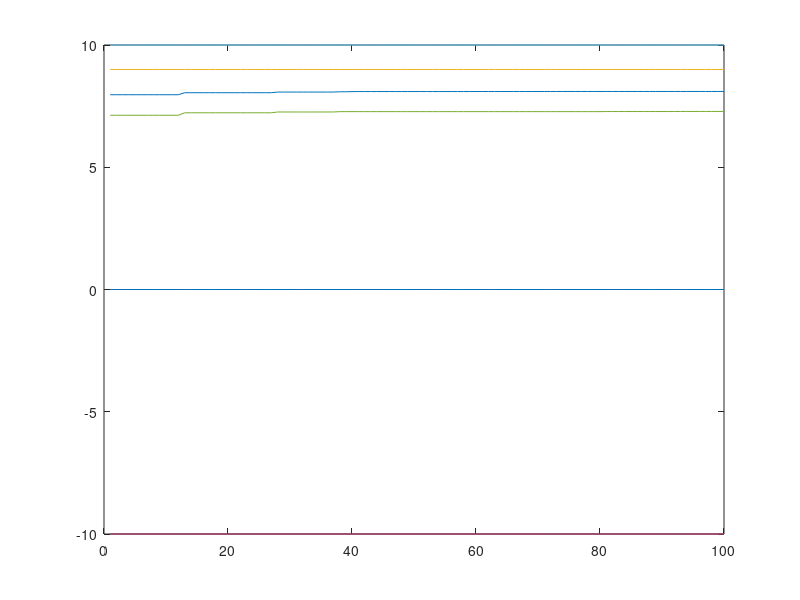

MATLAB code for this plot:
clear
close all
% clc

rng(4)

n = [ 0 2 2 2 1 1 ] ;
gam = 0.9 ;
a = 0.7 ;

N = sum(n) ;

q = randn(N,1) ;

%p = ones(N,1)/N ;
p = rand(N,1) ; p = p/sum(p) ;

r = [ 0 -10 0 -10 0 10 0 0 ]' ;

T = [ [ 0 0 0 0 1 0 0 0 ] ; ...
      [ 1 0 0 0 0 0 0 0 ] ; ...
      [ 0 0 1 0 0 0 0 0 ] ; ...
      [ 0 1 0 1 0 0 1 0 ] ; ...
      [ 0 0 0 0 0 1 0 1 ] ] ;

L = 6 ;
K = 1e2 ;


Q = zeros(N,K) ;

n_old = zeros(N,1) ;

for k = 1:K    

    P = zeros(size(T')) ;
    for s = 1:size(P,2)
        [~,i] = max( q( sum(n(1:s))+1 : sum(n(1:s))+n(s+1) ) ) ;        
        P(sum(n(1:s))+i,s) = 1 ;
    end
    A = P*T ;
    
    % initialize
    m_old = zeros(N,1) ;
    g_old = zeros(N,1) ;
    
    % simulate
    for l = 0:L
        g_new = g_old + diag( A^l * p ) * (eye(N)-gam*A')^-1 * (eye(N)-gam^(L+1-l)*A'^(L+1-l)) * r ;  
        m_new = m_old + A^l*p ;
        n_new = n_old + A^l*p ;
        
        g_old = g_new ;
        m_old = m_new ;
        n_old = n_new ;
    end
    
    q = q + diag(n_old)^-1*( g_old - diag(m_old)*q) ;
    %q = q + (diag(m_old)^-1*g_old - q) ;
    %q = q + a^k*( g_old - q) ;
    
    Q(:,k) = q ;
end

plot(1:K, Q)

q

%%

Q = zeros(N,K) ;

for k = 1:K    

    P = zeros(size(T')) ;
    for s = 1:size(P,2)
        
        % find index of maximal value and break random ties
    %     M = -inf ;
    %     for a = 1:n(s+1)
    %         if q() > M
    %             
    %         end
    %     end
        [~,i] = max( q( sum(n(1:s))+1 : sum(n(1:s))+n(s+1) ) ) ;
        
        P(sum(n(1:s))+i,s) = 1 ;
    end
    
    % initialize
    z_old = zeros(N,1) ;
    z_old(randsample(N, 1, true, p)) = 1 ;
    %z_old = ones(N,1) ;
    e_old = zeros(N,1) ;
    g_old = zeros(N,1) ;
    m_old = zeros(N,1) ;
    
    % simulate
    for l = 1:L
        z_new = P*T*z_old ;
        e_new = gam*e_old + z_old ;
        g_new = g_old + e_new*z_old'*r ;  
        %m_new = min(m_old + z_old , 1) ;
        m_new = m_old + z_old ;
        
        z_old = z_new ;
        e_old = e_new ;
        g_old = g_new ;
        m_old = m_new ;
    end
    
    a = 0.99*a ;
    q = q + a*diag(m_old)*(g_old-q) ;
    
    Q(:,k) = q ;
end

plot(1:K, Q)


%%

p = randn(N,1) ;
r = randn(N,1) ;
A = randn(N,N) ;

diag( (A*p) .* (A'*r) )
diag(p) * A' * A' * diag(r)


